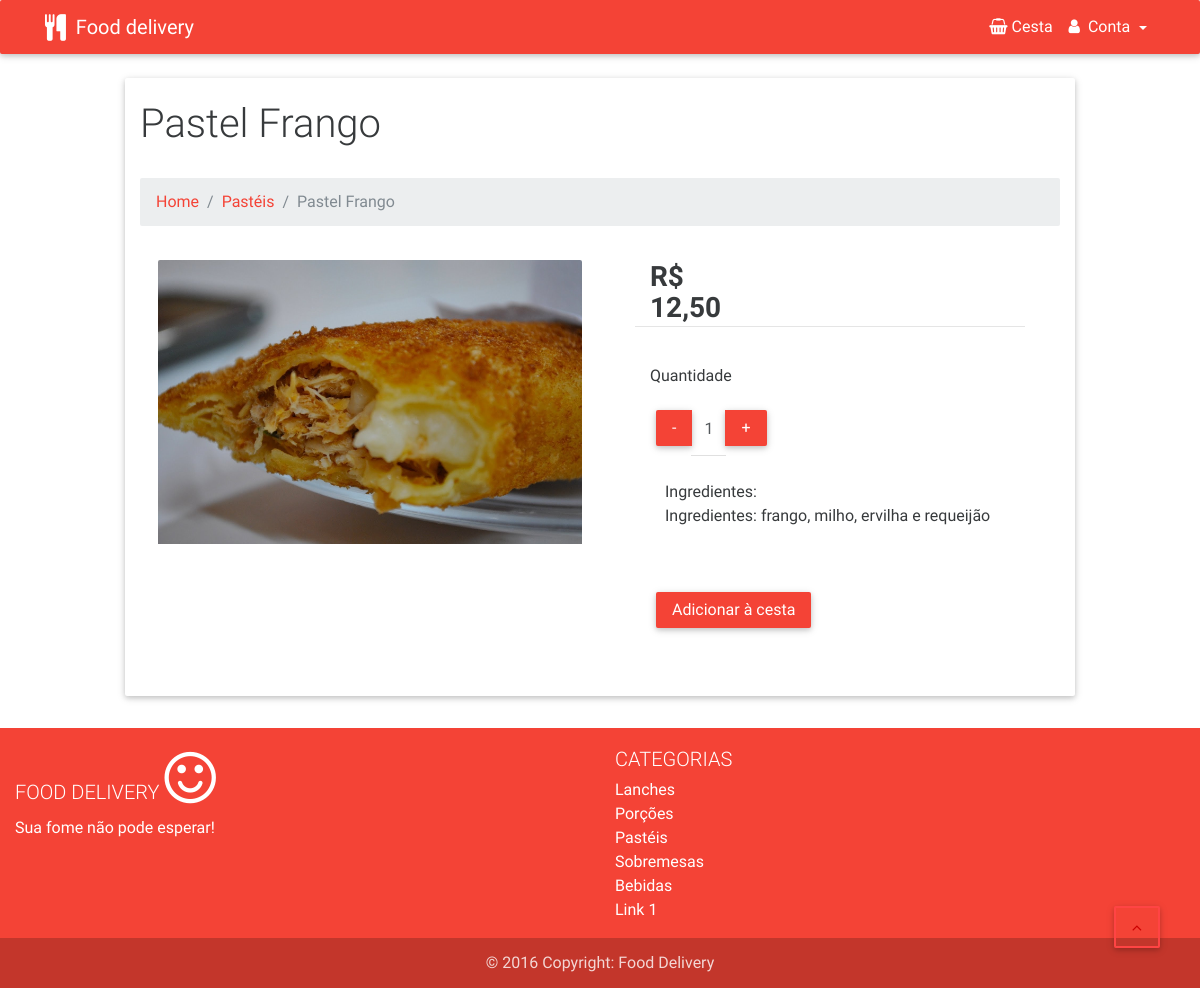
/site/produto/produto.php?id=8, run on the app's committed database.
### tables this page shows
CREATE TABLE `produto` (
  `idProduto` int(11) NOT NULL,
  `nome` varchar(20) NOT NULL,
  `descricao` varchar(200) NOT NULL,
  `tempoPreparo` time NOT NULL,
  `valor` float NOT NULL,
  `idCategoria` int(11) NOT NULL,
  `imagem` varchar(36) NOT NULL
);

CREATE TABLE `categoria` (
  `idCategoria` int(11) NOT NULL,
  `nome` varchar(15) NOT NULL,
  `descricao` varchar(200) NOT NULL,
  `imagem` varchar(40) NOT NULL
);

### site/controller/storeController.php (called while the page is built, shortened)
<?php
require $_SERVER['DOCUMENT_ROOT'] . '/pintegrador/admin/protected/libs/conexao.php';
require_once SERVER_ROOT . 'admin/protected/model/produtoModel.php';
class storeController {
    private $produtoModel;
    function __construct() {
        $this->produtoModel = new ProdutoModel();
    }
    public function buscaProduto($id) {
        return $this->produtoModel->buscarItem($id);
    }
}

### admin/protected/libs/conexao.php (called while the page is built, shortened)
<?php
class Conexao {
    public function estabeleceConexao() {
        try {
            $this->bd = new PDO(
                    BD_TIPO.':host='.BD_HOST.';dbname='.BD_NOME,
                    BD_USUARIO,
                    BD_SENHA
                );
        } catch (PDOException $exc) {
            echo '<script>window.alert("Houve um problema com a conexão ao banco de dados!\nEntre em contato com o administrador do sistema!");</script>';
            exit;
        }
    }
}

### admin/protected/model/produtoModel.php (called while the page is built, shortened)
<?php
class ProdutoModel extends Conexao {
    public function buscarItem($id) {
        $sql = "SELECT p.*, c.nome as categoria, c.imagem as imagemCat FROM produto p"
                . " INNER JOIN categoria c ON p.idCategoria=c.idCategoria"
                . " WHERE p.idProduto=:id";
        $query = $this->bd->prepare($sql);
        $query->execute(array('id' => $id));
        return $query->fetch();
    }
}

### site/produto/produto.php (the view, shortened to what this page needs)
<?php
include_once '../resources/componentes/header-nav.php';
echo '<div class="container">
            <div class="row">';
if (isset($_GET['id'])) {
    $produto = $store->buscaProduto($_GET['id']);
    echo '<br/><div class="col-md-1"></div>';
    echo '<div class="card col-md-10">';
    if (is_array($produto)) {
        ?><br/>
                <h1 class="title"><?= $produto['nome'] ?></h1><br/>
                <ol class="breadcrumb">
                    <li class="breadcrumb-item"><a href="../">Home</a></li>
                    <li class="breadcrumb-item"><a href="../categoria/categoria.php?id=<?= $produto['idCategoria'] ?>"><?= $produto['categoria'] ?></a></li>
                    <li class="breadcrumb-item active"><?= $produto['nome'] ?></li>
                </ol>
                <div class="col-md-6" style="padding: 2%">
                    <img class="img-fluid" src="../public/img/<?= $produto['imagem'] ?>">
                </div>
                <div class="col-md-6">
                    <div class="card-block">
                        <form action="../cesta/addProduto.php" method="POST">
                            <h3 class="card-text col-md-4"><b>R$ <?php echo number_format($produto['valor'], 2, ',', ' '); ?></b></h3>
                            <br/><br/><hr/><br/>
                            <div class="col-md-12">
                                <h5>Quantidade</h5>
                                <div class="input-group" style="width: 100px;">
                                    <span class="input-group-btn"><a onclick="DiminuiQuant()" class="btn btn-danger">-</a></span>
                                    <input name="quantidade" id="quantidade" type="text" class="form-control" aria-label="Quantidade..." value="1" readonly style="width: 35px; text-align: center">
                                    <span class="input-group-btn"><a onclick="AumentaQuant()" class="btn btn-danger">+</a></span>
                                </div>
                                <br/>
                                <p class="card-text col-md-12">Ingredientes:<br/><?= $produto['descricao'] ?></p>
                                <input type="submit" class="btn btn-danger m-y-3" value="Adicionar à cesta">
                            </div>
                        </form>
                    </div>
                </div>
        <?php
    } else {
        echo '<br/><h3 class="title">Nenhum item encontrado :(</h3><hr/>';
        echo '<a onClick="history.back()" class="card-link"><i class="fa fa-angle-left" aria-hidden="true"></i>&nbsp;Voltar</a>';
    }
} else {
    echo '<br/><h3 class="title">Nenhum item encontrado :(</h3><hr/>';
    echo '<a onClick="history.back()" class="card-link"><i class="fa fa-angle-left" aria-hidden="true"></i>&nbsp;Voltar</a>';
}
?>
<?php
echo '</div>';
echo '</div>';
echo '</div>';
include '../resources/componentes/footer.php';

### site/resources/css/style.css (style rules this page uses)
.form-control { width: 75%; padding: auto; }
.list-group-item, a { color: rgb(244, 67, 54); }

### site/resources/css/lightbox.css (style rules this page uses)
body:after { content: url(../images/close.png) url(../images/loading.gif) url(../images/prev.png) url(../images/next.png); display: none; }

### data on the page
produto: nome "Pastel Frango", idCategoria.nome "Pastéis", imagem (picture), valor "12,50", descricao "Ingredientes: frango, milho, ervilha e requeijão"
